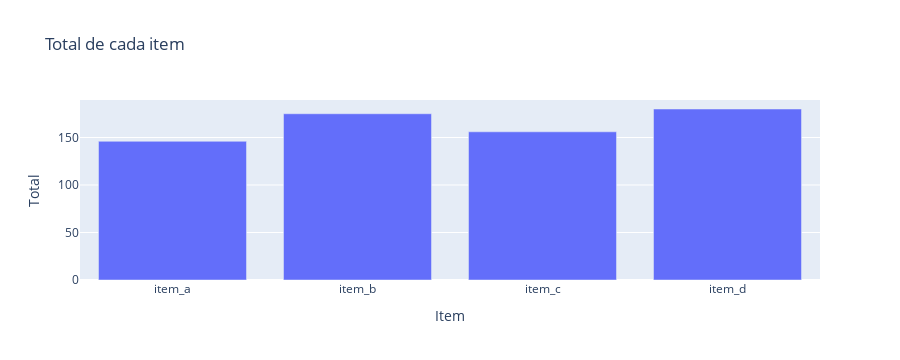

Notebook code cell kept with this figure:
### Code cell
fig = px.bar(x=['item_a', 'item_b', 'item_c', 'item_d'],
             y=df[['item_a', 'item_b', 'item_c', 'item_d']].sum(),
             labels={'x': 'Item', 'y': 'Total'},
             title='Total de cada item'); fig.show()

### Figure 1 — Plotly figure (JSON) as saved in the notebook; plotly's stock layout.template omitted (floating-point values rounded to 4 significant figures)
{"data": [{"alignmentgroup": "True", "hovertemplate": "Item=%{x}<br>Total=%{y}<extra></extra>", "legendgroup": "", "marker": {"color": "#636efa", "pattern": {"shape": ""}}, "name": "", "offsetgroup": "", "orientation": "v", "showlegend": false, "textposition": "auto", "type": "bar", "x": ["item_a", "item_b", "item_c", "item_d"], "xaxis": "x", "y": [146, 175, 156, 180], "yaxis": "y"}], "layout": {"barmode": "relative", "height": 360, "legend": {"tracegroupgap": 0}, "title": {"text": "Total de cada item"}, "xaxis": {"anchor": "y", "autorange": true, "domain": [0, 1], "range": [-0.5, 3.5], "title": {"text": "Item"}, "type": "category"}, "yaxis": {"anchor": "x", "autorange": true, "domain": [0, 1], "range": [0, 189.5], "title": {"text": "Total"}, "type": "linear"}}}
